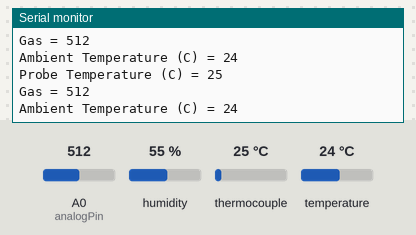
The sketch below on a simulated Arduino Uno, built with avr-gcc and run on an emulated ATmega328P. On the bench: the last lines printed to the serial monitor. Inputs (shaded band) come from the test bench; at power-on: thermocouple 25 °C, temperature 24 °C, A0 (analogPin) = 512, humidity 55 %.

Above: at 3.2 s.
3.3 s: thermocouple set to 6 °C
At 4.6 s:
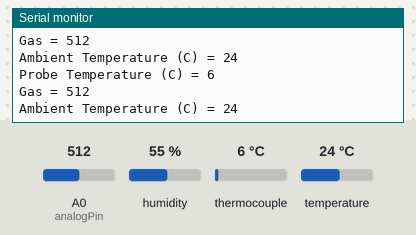
4.8 s: temperature set to 12 °C
At 6.2 s:
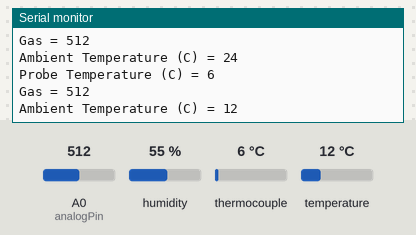
6.3 s: A0 (analogPin) set to 716
At 7.6 s:
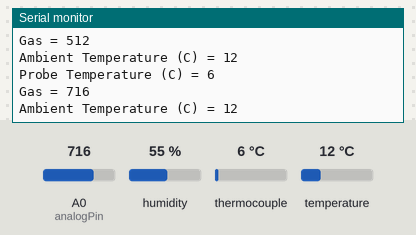
7.8 s: thermocouple set to 75 °C
At 8.9 s:
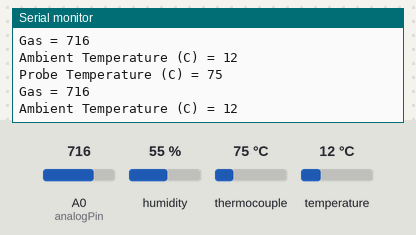
9.3 s: temperature set to 19 °C
At 10.6 s:
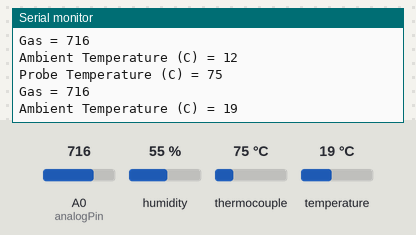
10.8 s: A0 (analogPin) set to 992
At 11.9 s:
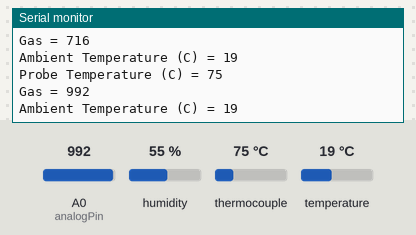
Timing chart, 0 to 13.3 s (numbered marks = the images above; inputs shaded):
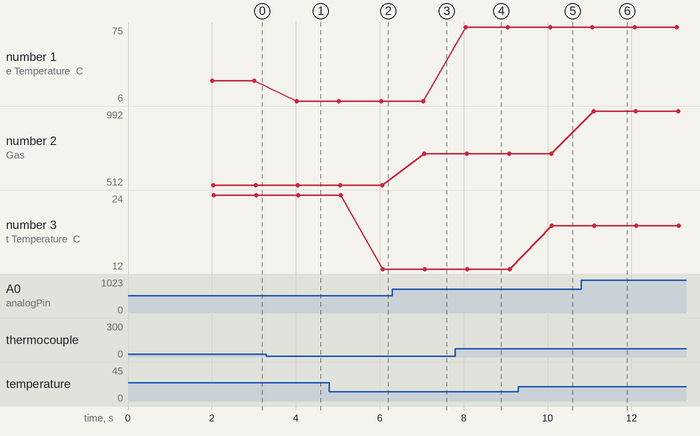

Measured:
- after the input at 3.3 s, the serial monitor: prints a new line after 0.72 s (image 1)
- after the input at 4.8 s, the serial monitor: prints a new line after 1.3 s (image 2)
- after the input at 6.3 s, the serial monitor: prints a new line after 0.77 s (image 3)
- after the input at 7.8 s, the serial monitor: prints a new line after 0.25 s (image 4)
- after the input at 9.3 s, the serial monitor: prints a new line after 0.80 s (image 5)
- after the input at 10.8 s, the serial monitor: prints a new line after 0.30 s (image 6)
- plotted number 1: 25 → 6 after the input at 3.3 s, 6 → 75 after the input at 7.8 s
- plotted number 2: 512 → 716 after the input at 6.3 s, 716 → 992 after the input at 10.8 s

The sketch:

SensorsFirstTest.ino
```cpp
#include <max6675.h>
#include <DHT.h>
#include <Wire.h>
#include <Adafruit_AMG88xx.h>

//Thermocouple initializations
int thermoDO = 4;
int thermoCS = 5;
int thermoCLK = 6;
int thermocoupleTempC = 0;
MAX6675 thermocouple(thermoCLK, thermoCS, thermoDO);

//Gas Sensor initializations
int analogPin = A0;
int co2Raw = 0;
int co2ppm = 0;

//Ambient Temperature Sensor initializations
#define DHTPin 2
#define DHTType DHT22
int DHTTemp = 0;
DHT dht(DHTPin, DHTType);

//Thermal Camera initializations
Adafruit_AMG88xx amg;


void setup() {
  Serial.begin(9600);

  Serial.println("Begin Sensor Test:");
  dht.begin();

  delay(2000);
}

void loop() {
  //Read thermocouple data
  thermocoupleTempC = thermocouple.readCelsius();

  //Read gas sensor data
  co2Raw = analogRead(analogPin);

  //Read ambient temperature data
  DHTTemp = dht.readTemperature();

  //Output data to serial monitor
  Serial.print("Probe Temperature (C) = ");
  Serial.println(thermocoupleTempC);

  Serial.print("Gas = ");
  Serial.println(co2Raw);

  Serial.print("Ambient Temperature (C) = ");
  Serial.println(DHTTemp);


   delay(1000);
}
```
